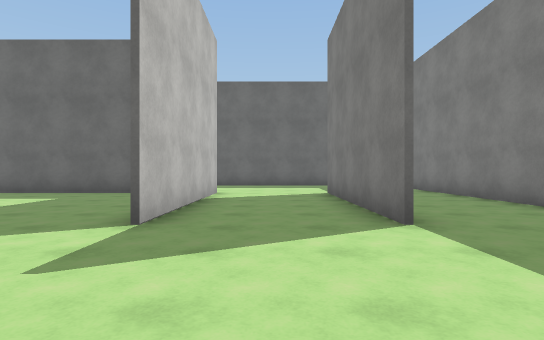
view 1 (above)

24 first-person views from a walk through a 3-D level made in the Unity game engine. The camera is 1.2 m above the floor, looks level and sees 80° across. The floor is counted in squares, 2 m on a side. Each view is taken from the middle of a square. On the plan, view 1 faces up. The plan holds only what a view shows up to about 10 squares ahead; the rest is blank. The place goes on beyond the plan. The player character is not drawn. Some animated figures are not drawn. Surface patterns are stand-ins for the level's own textures.

view 2
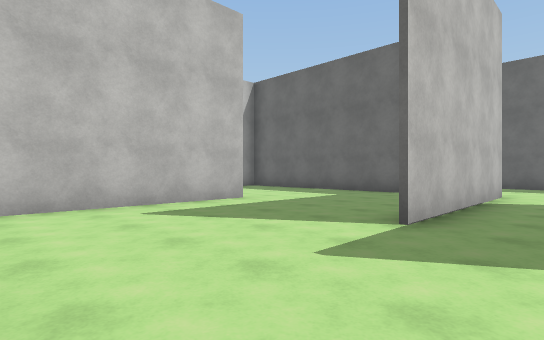

view 3
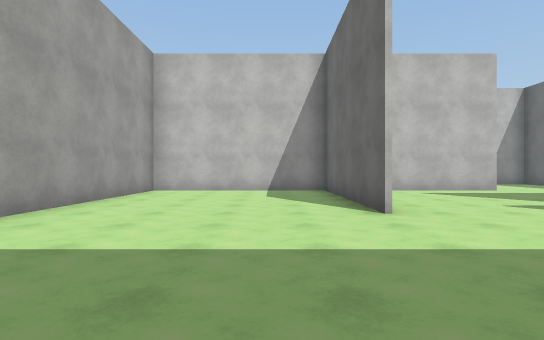

view 4
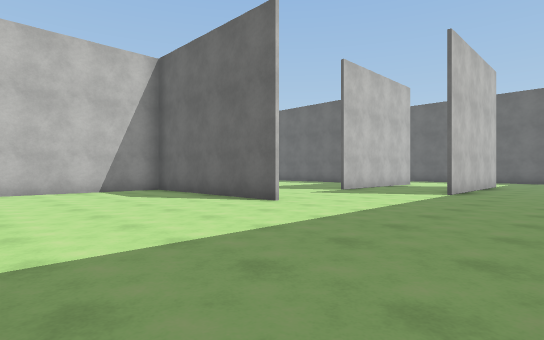

view 5
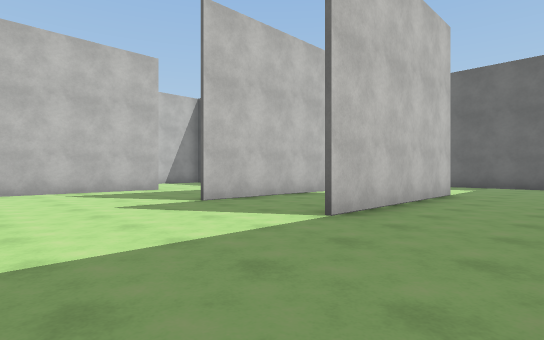

view 6
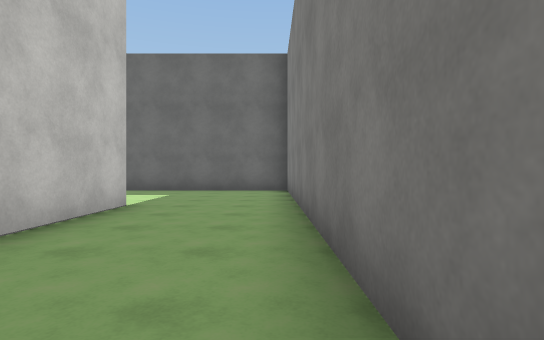

view 7
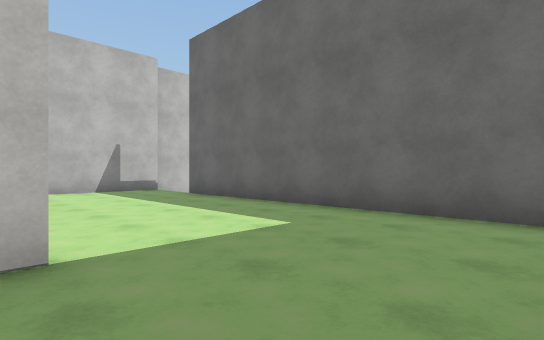

view 8
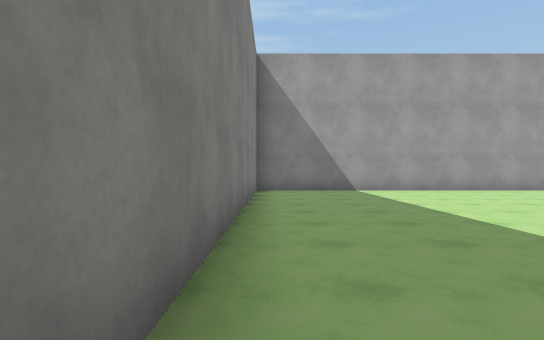

view 9
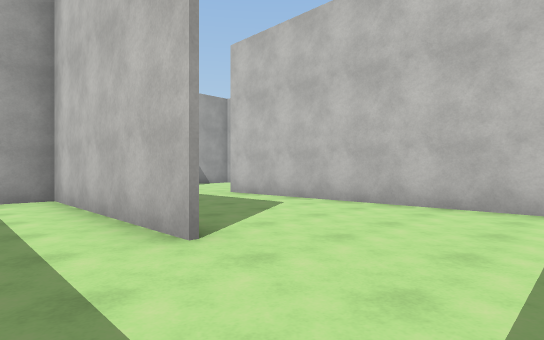

view 10
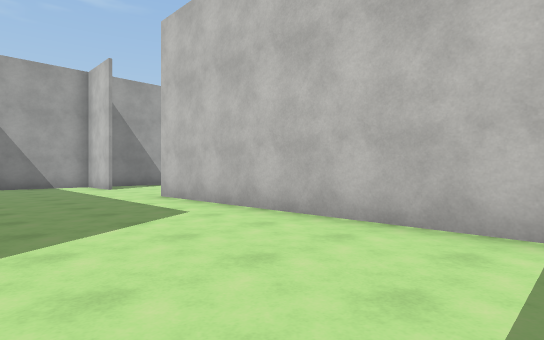

view 11
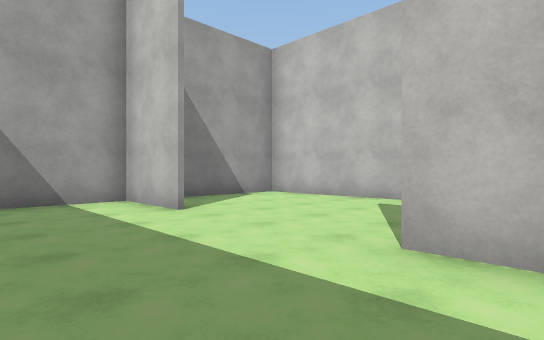

view 12
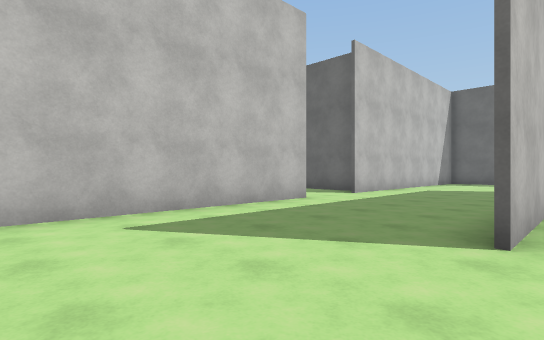

view 13
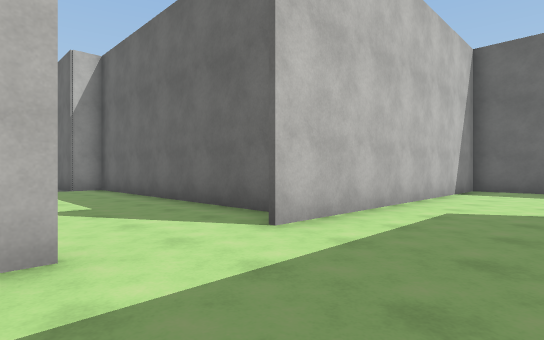

view 14
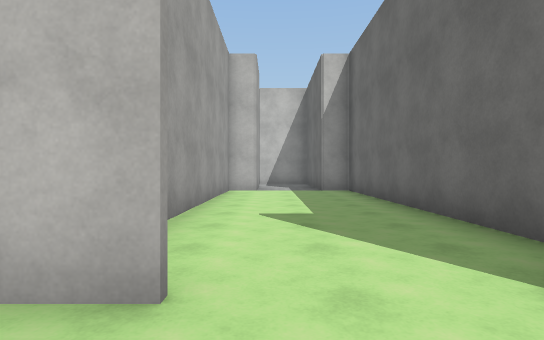

view 15
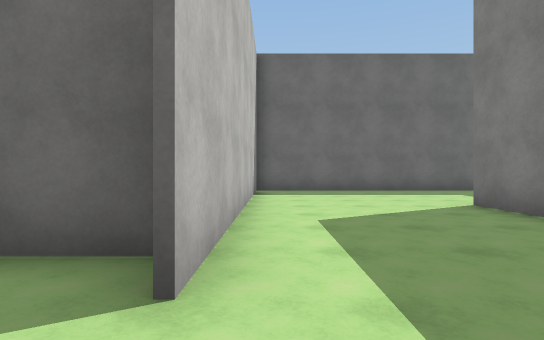

view 16
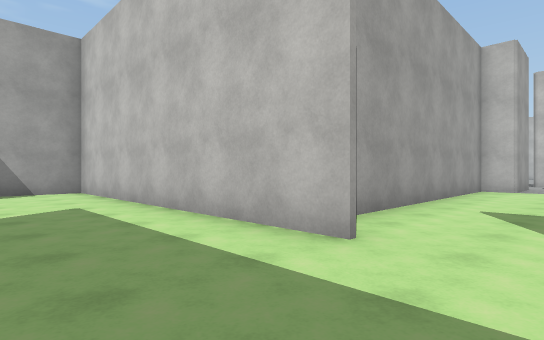

view 17
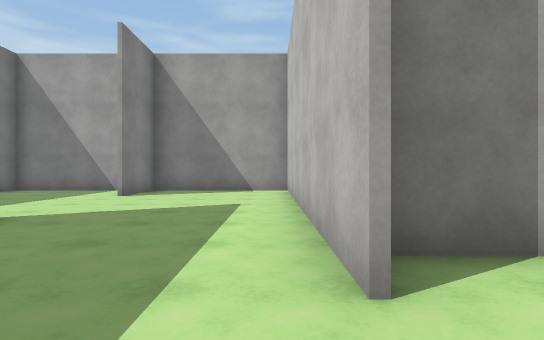

view 18
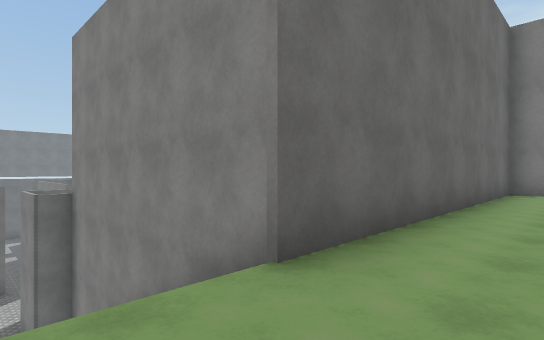

view 19
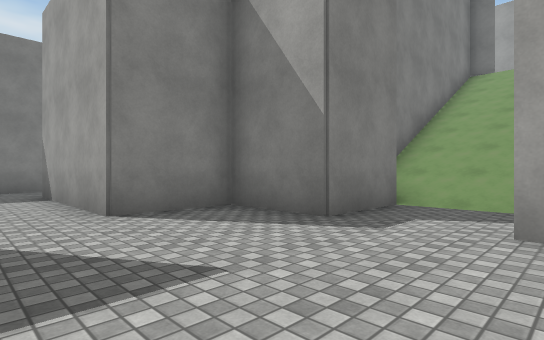

view 20
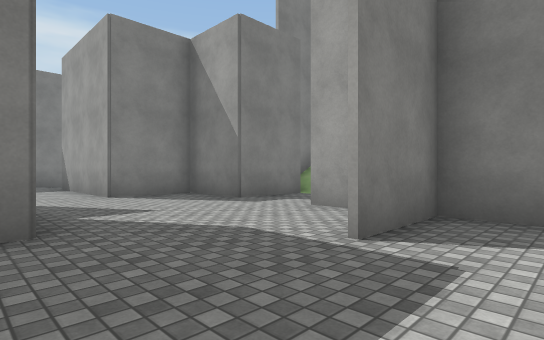

view 21
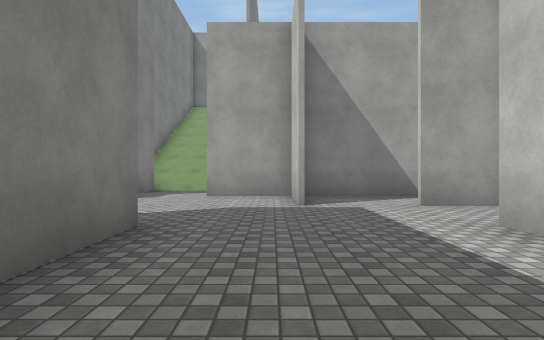

view 22
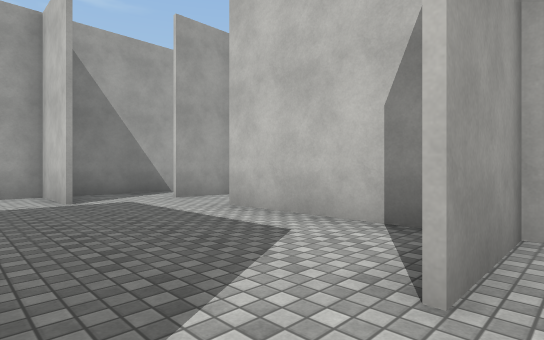

view 23
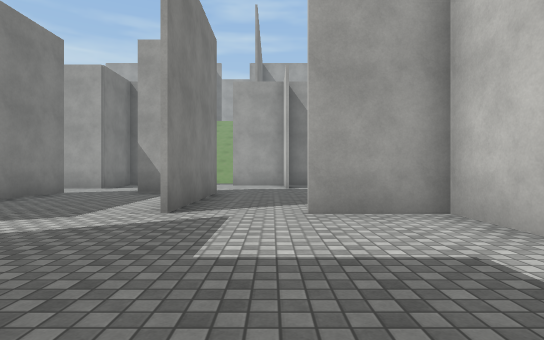

view 24
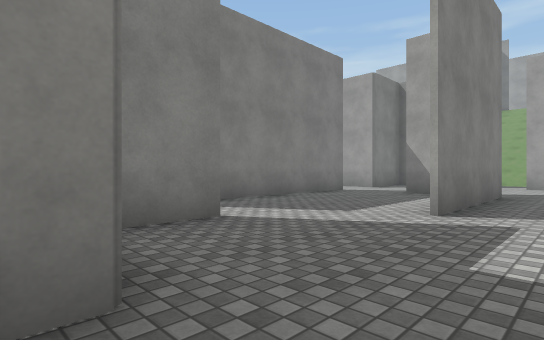

### Floor plan
Key: @ floor where view 1 was taken; # wall or solid block; . main floor; - floor 8 m lower than the main floor; / step, stairs or slope.
Columns run from 23 left of view 1 to 5 right of it. Each row starts with its distance up from view 1.
 35                 - #
 34                 --##
 33               -----#
 32              #-------
 31              #-------#
 30              ###-#---#
 29              #---#---##
 28              #---#---#
 27              #---##--#
 26              -----##----
 25              ---------------#
 24             ##-#----- #### -#
 23              --#-----#
 22             ######-###
 21                   -##
 20                   //##
 19                   ///#
 18                   ///#
 17                   ///#
 16                   ///#
 15                    //#
 14                    //#
 13          ########   #########
 12          #...... #..........#
 11          #...... #..........#
 10          #.....  #..........#
  9          #.....  #  ........#
  8          #...#########..#...#
  7          #...#.......#..#...#
  6  #########...#.......#..#...#
  5  #.......#...#.......#..#...#
  4 ##...........#...#...#..#...#
  3 .............#...#..........#
  2 ##.......#...#...#..........#
  1  #########...#...#..........#
  0          #...#...######@....#
 -1          #.......#..........#
 -2          #.......#..........#
 -3          #.......#..........#
 -4          #...#...#..........#
 -5          #...#...#..........#
 -6          ####################

Where each view was taken, in squares from view 1:
view 1: 0 up, 0 right, facing up
view 2: 0 up, 0 right, facing up-left
view 3: 2 down, 4 right, facing left
view 4: 5 down, 4 right, facing up-left
view 5: 0 up, 4 right, facing up-left
view 6: 3 up, 4 right, facing up
view 7: 8 up, 4 right, facing up-left
view 8: 4 up, 4 right, facing down
view 9: 7 up, 4 left, facing down-left
view 10: 7 up, 6 left, facing down-left
view 11: 1 up, 7 left, facing down-left
view 12: 3 down, 9 left, facing up-left
view 13: 2 up, 11 left, facing up-left
view 14: 3 up, 12 left, facing left
view 15: 3 up, 13 left, facing up
view 16: 4 up, 11 left, facing down-left
view 17: 4 up, 13 left, facing down
view 18: 11 up, 5 left, facing up-right
view 19: 26 up, 6 left, facing down-right
view 20: 27 up, 9 left, facing down-right
view 21: 30 up, 7 left, facing down
view 22: 31 up, 6 left, facing down-left
view 23: 35 up, 7 left, facing down
view 24: 35 up, 7 left, facing down-right
